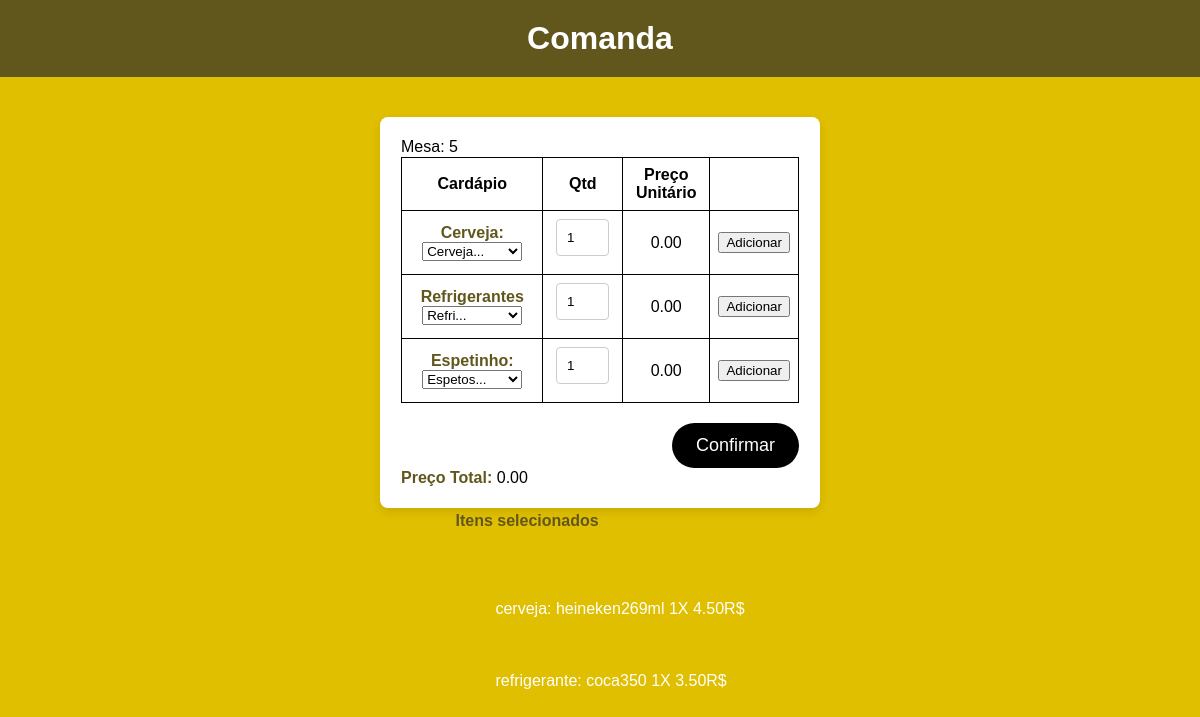
/pedido/3, run on the app's committed database.
### comanda/models.py (models this page shows, shortened)
class Comanda(models.Model):
    mesa = models.IntegerField()
    cerveja = models.CharField(max_length=20, null=True)
    refrigerante = models.CharField(max_length=20, null=True)
    espetinho = models.CharField(max_length=20, null=True)
    cervejaQtd = models.IntegerField(null=True)
    refrigeranteQtd = models.IntegerField(null=True)
    espetinhoQtd = models.IntegerField(null=True)
    cervejaPrecoTotal = models.DecimalField(max_digits=10, decimal_places=2, null=True)
    refrigerantePrecoTotal = models.DecimalField(
        max_digits=10, decimal_places=2, null=True
    )
    espetinhoPrecoTotal = models.DecimalField(
        max_digits=10, decimal_places=2, null=True
    )
    precoTotal = models.DecimalField(max_digits=10, decimal_places=2, null=True)
    listaItensSelecionados = models.JSONField(null=True)

### comanda/views.py (the view)
# urls.py: path("pedido/<int:id>", views.pedido, name="pedido"),
def pedido(request, id):
    comanda = get_object_or_404(Comanda, id=id)
    if request.method == "GET":
        return render(request, "pedidoCliente.html", {"comanda": comanda})

### comanda/templates/pedidoCliente.html (shortened to what this page needs)
{% load static %}
<!DOCTYPE html>
<html lang="pt-br">
<head>
    <link rel="stylesheet" href="{% static 'comanda.css' %}">
</head>
<body>
    <header>
        <h1>Comanda</h1>
    </header>
    <main>
        <form action=" {% url 'comanda' %}" method="POST" autocomplete="off"> {% csrf_token %}
            <fieldset>
                Mesa: {{comanda.mesa}}
            </fieldset>
            <fieldset>
                <table>
                    <thead>
                        <tr>
                            <th>Cardápio</th>
                            <th>Qtd</th>
                            <th>Preço Unitário</th>
                            <th></th>
                        </tr>
                    </thead>
                    <tbody>
                        <tr>
                            <td>
                                <label for="inputCervejas">Cerveja:</label>
                                <select id="inputCervejas" class="form-select" name="cerveja"
                                    onchange="atualizarPreco('cerveja');">
                                    <option selected disabled>Cerveja...</option>
                                </select>
                            </td>
                            <td>
                                <input type="number" name="qtdCerveja" id="qtdCerveja" min="0" value="1">
                            </td>
                            <td>
                                <output id="precoCervejaOutput">0.00</output>
                            </td>
                            <td>
                                <input type="button" value="Adicionar" onclick="adicionarItem('cerveja');">
                            </td>
                        </tr>
                        <tr>
                            <td>
                                <label for="refrigerantes">Refrigerantes</label>
                                <select name="refrigerantes" id="inputRefrigerantes"
                                    onchange="atualizarPreco('refrigerante');">
                                    <option selected disabled>Refri...</option>
                                </select>
                            </td>
                            <td>
                                <input type="number" name="qtdRefrigerante" id="qtdRefrigerante" min="0" value="1">
                            </td>
                            <td>
                                <output id="precoRefrigeranteOutput">0.00</output>
                            </td>
                            <td>
                                <input type="button" value="Adicionar" onclick="adicionarItem('refrigerante');">
                            </td>
                        </tr>
                        <tr>
                            <td>
                                <label for="espetinhos">Espetinho:</label>
                                <select name="espetinhos" id="inputEspetinhos" onchange="atualizarPreco('espetinho');">
                                    <option selected disabled>Espetos...</option>
                                </select>
                            </td>
                            <td>
                                <input type="number" name="qtdEspetinho" id="qtdEspetinho" min="0" value="1">
                            </td>
                            <td>
                                <output id="precoEspetinhoOutput">0.00</output>
                            </td>
                            <td>
                                <input type="button" value="Adicionar" onclick="adicionarItem('espetinho');">
                            </td>
                        </tr>
                    </tbody>
                </table>
                <input id="enviar-pedido" type="submit" value="Confirmar">
            </fieldset>
            <fieldset>
                <label for="precoTotal">Preço Total:</label>
                <output id="precoTotalOutput">0.00</output>
            </fieldset>
        </form>
        <fieldset>
            <label for="itensSelecionados">Itens selecionados</label>
            <output id="itensSelecionados">
                <ul>
                    {% for item in comanda.listaItensSelecionados %}
                        {{item.produto}}: {{item.sabor}} {{item.quantidade}}X {{item.precoTotalQtd}}R$
                    {% endfor %}
                </ul>
            </output>
        </fieldset>
    </main>
</body>
</html>

### templates/static/comanda.css (style rules this page uses)
body, html { padding: 0; margin: 0; width: 100%; font-family: Arial, sans-serif; }
body { background-color: #E0BF00; }
header { text-align: center; background-color: #61571D; color: white; padding: 20px 0; margin-bottom: 20px; }
h1 { margin: 0; font-size: 32px; }
main { display: flex; justify-content: center; align-items: center; flex-direction: column; padding: 20px; }
form { background-color: #fff; border-radius: 8px; box-shadow: 0 4px 10px rgba(0, 0, 0, 0.1); padding: 20px; width: 80%; max-width: 400px; max-height: 100vh; overflow-y: auto; }
fieldset { border: none; padding: 0; margin: 1px; }
table { border-collapse: collapse; width: 100%; }
th, td { border: 1px solid black; padding: 8px; text-align: center; }
select { width: 100px; }
input[type="number"] { width: 65%; width: 50%; padding: 10px; border: 1px solid #ccc; border-radius: 4px; margin-bottom: 10px; }
#enviar-pedido { display: block; border: none; background-color: #000; color: #fff; border-radius: 24px; text-align: center; padding: 12px 24px; margin-top: 20px; font-size: 18px; cursor: pointer; transition: background-color 0.2s ease; float: right; }
label { font-size: 16px; font-weight: bold; color: #61571D; }

### data on the page
Comanda: mesa "5", produto "cerveja", sabor "heineken269ml", quantidade "1", precoTotalQtd "4.50", produto "refrigerante", sabor "coca350", precoTotalQtd "3.50"
